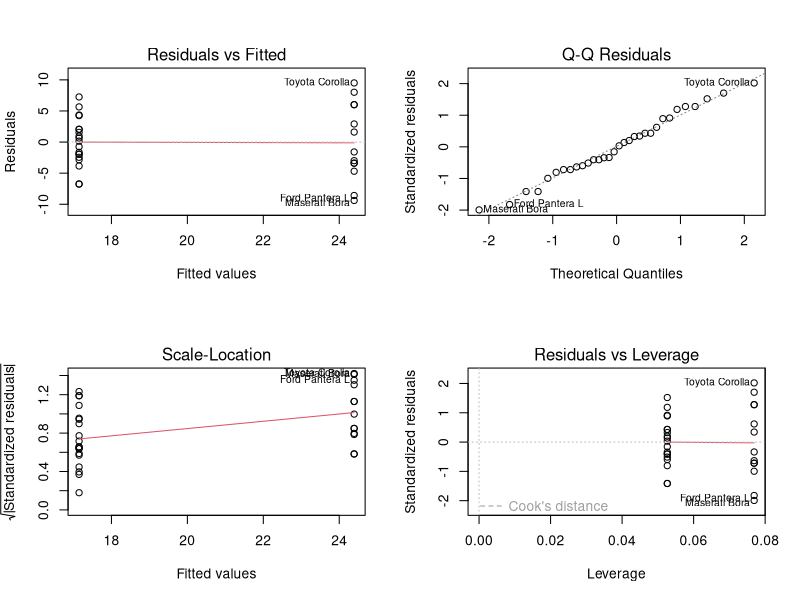
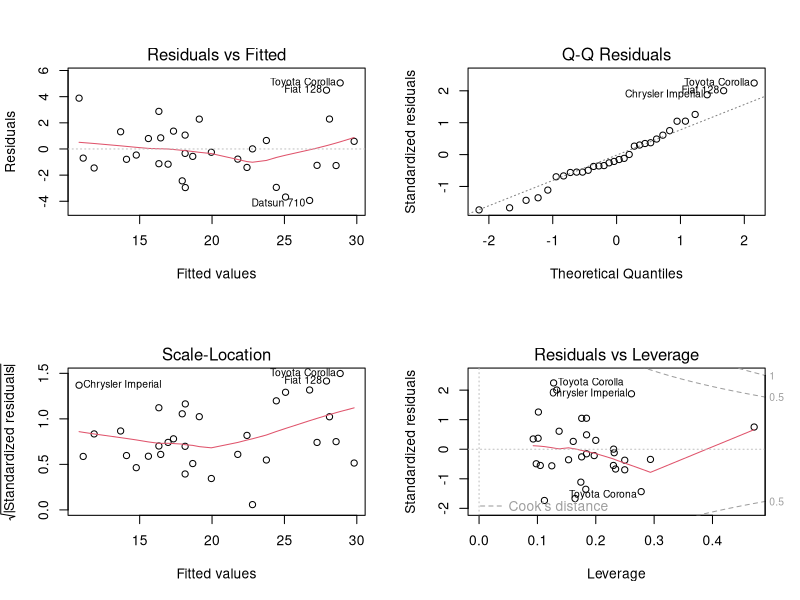

Write the R code that produced these figures, in order.
## ---- chunk 1
data(mtcars)
head(mtcars)
## ---- chunk 2
print(str(mtcars))
print(dim(mtcars))
## ---- chunk 3
columns = c('cyl','vs','am','gear','carb')
mtcars[,columns] <- lapply(mtcars[,columns] , factor)
str(mtcars)
## ---- chunk 4
fit1 = lm(mpg~am,mtcars)
summary(fit1)
#figure1 from appendix
## ---- chunk 5
beta_hat = 0.7245
standard_error = 1.764
t_star = qt(1-0.05/2,df = length(mtcars$mpg)-2)
c(beta_hat-t_star*standard_error, beta_hat+t_star*standard_error)
## ---- chunk 6
fit2 = lm(mpg~. , mtcars)
## ---- chunk 7
library('MASS')
step = stepAIC(fit2, direction="both", trace=FALSE)
summary(step)
## ---- chunk 8
anova(fit1,step)
## ---- chunk 9
coefficients(summary(step))
## ---- chunk 10
beta_hat1 = 1.8092
standard_error1 = 1.3963
t_star1 = qt(1-0.05/2, df = length(mtcars$mpg)-2)
c(beta_hat1-t_star1*standard_error1,beta_hat1+t_star1*standard_error1)
## ---- chunk 11
par(mfrow=c(2,2))
plot(fit1)
abline(fit1)
## ---- chunk 12
par(mfrow=c(2,2))
plot(step)
abline(step)
